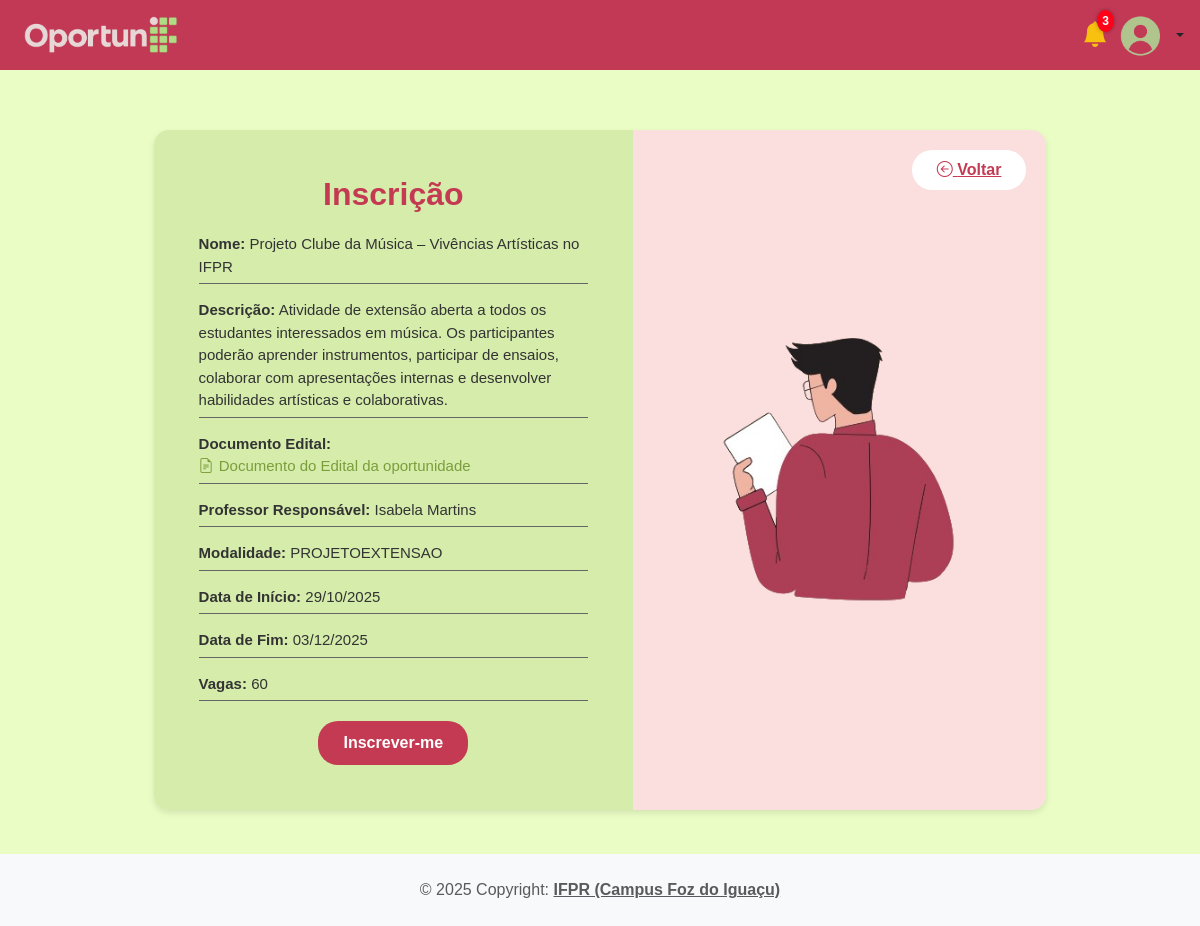
Screenshot of /app/controller/InscricaoController.php?action=view&idOport=38 (signed in) with the database file from the repository.
### tables this page shows
CREATE TABLE `oportunidades` (
  `idOportunidades` int(11) NOT NULL,
  `titulo` longtext DEFAULT NULL,
  `descricao` longtext DEFAULT NULL,
  `tipoOportunidade` enum('ESTAGIO','PROJETOEXTENSAO','PROJETOPESQUISA') NOT NULL,
  `dataInicio` date NOT NULL,
  `dataFim` date NOT NULL,
  `documentoAnexo` varchar(100) DEFAULT NULL,
  `vaga` int(11) NOT NULL,
  `documentoEdital` varchar(255) DEFAULT NULL,
  `idProfessor` int(11) NOT NULL DEFAULT 38
);

CREATE TABLE `usuarios` (
  `idUsuarios` int(11) NOT NULL,
  `nomeCompleto` varchar(45) NOT NULL,
  `email` varchar(45) NOT NULL,
  `cpf` varchar(20) NOT NULL,
  `senha` varchar(255) NOT NULL,
  `tipoUsuario` enum('ALUNO','PROFESSOR','ADMIN') NOT NULL,
  `matricula` varchar(45) DEFAULT NULL,
  `idCursos` int(11) DEFAULT NULL,
  `fotoPerfil` varchar(255) DEFAULT NULL
);

### app/controller/InscricaoController.php (called while the page is built, shortened)
<?php
require_once(__DIR__ . "/../dao/OportunidadeDAO.php");
class InscricaoController extends Controller
{
    private OportunidadeDAO $oportunidadeDao;
    public function __construct()
    {
        $this->oportunidadeDao = new OportunidadeDAO();
        $this->handleAction();
    }
    public function view(string $msgErro = "", string $msgSucesso = "")
    {
        $oportunidade = $this->findOportunidadeById();
        $dados["oportunidade"] = $oportunidade;
        $this->loadView("inscricao/oportunidade_inscricao.php", $dados, $msgErro, $msgSucesso);
    }
    private function findOportunidadeById()
    {
        $id = 0;
        if (isset($_GET["idOport"]))
            $id = $_GET["idOport"];
        return $this->oportunidadeDao->findById($id);
    }
}
new InscricaoController();

### app/model/Oportunidade.php (called while the page is built, shortened)
<?php
require_once(__DIR__ . "/Usuario.php");
class Oportunidade
{
    private ?int $id;
    private ?string $titulo;
    private ?string $descricao;
    private ?string $documentoEdital = null;
    private ?string $tipoOportunidade;
    private ?string $dataInicio;
    private ?string $dataFim;
    private ?Usuario $professor = null;
    private ?int $vaga;
    public function __construct()
    {
        $this->id = 0;
        $this->titulo = "";
        $this->descricao = "";
        $this->tipoOportunidade = "";
        $this->dataInicio = "";
        $this->dataFim = "";
        $this->vaga = null;
    }
    public function getId(): ?int
    {
        return $this->id;
    }
    public function setId(?int $id): self
    {
        $this->id = $id;
        return $this;
    }
    public function getTitulo(): ?string
    {
        return $this->titulo;
    }
    public function setTitulo(?string $titulo): self
    {
        $this->titulo = $titulo;
        return $this;
    }
    public function getDescricao(): ?string
    {
        return $this->descricao;
    }
    public function setDescricao(?string $descricao): self
    {
        $this->descricao = $descricao;
        return $this;
    }
    public function getDocumentoEdital(): ?string
    {
        return $this->documentoEdital;
    }
    public function setDocumentoEdital(?string $documentoEdital): void
    {
        $this->documentoEdital = $documentoEdital;
    }
    public function getTipoOportunidade(): ?string
    {
        return $this->tipoOportunidade;
    }
    public function setTipoOportunidade(?string $tipoOportunidade): self
    {
        $this->tipoOportunidade = $tipoOportunidade;
        return $this;
    }
    public function getDataInicio(): ?string
    {
        return $this->dataInicio;
    }
    public function setDataInicio(?string $dataInicio): self
    {
        $this->dataInicio = $dataInicio;
        return $this;
    }
    public function getDataFim(): ?string
    {
        return $this->dataFim;
    }
    public function setDataFim(?string $dataFim): self
    {
        $this->dataFim = $dataFim;
        return $this;
    }
    public function getVaga(): ?int
    {
        return $this->vaga;
    }
    public function setVaga(?int $vaga): void
    {
        $this->vaga = $vaga;
    }
    public function getProfessor(): ?Usuario
    {
        return $this->professor;
    }
    public function setProfessor(?Usuario $professor): self
    {
        $this->professor = $professor;
        return $this;
    }
}

### app/dao/OportunidadeDAO.php (called while the page is built, shortened)
<?php
include_once(__DIR__ . "/../model/Oportunidade.php");
class OportunidadeDAO
{
    public function findById(int $id)
    {
        $conn = Connection::getConn();
        $sql = "SELECT o.*, u.nomeCompleto, u.tipoUsuario FROM oportunidades o
                JOIN usuarios u ON (u.idUsuarios = o.idProfessor)
                WHERE o.idOportunidades = ?";
        $stm = $conn->prepare($sql);
        $stm->execute([$id]);
        $result = $stm->fetchAll();
        $oportunidades = $this->mapOportunidades($result);
        if (count($oportunidades) == 1)
            return $oportunidades[0];
        elseif (count($oportunidades) == 0)
            return null;
        die("OportunidadeDAO.findById() - Erro: mais de uma oportunidade encontrada.");
    }
    private function mapOportunidades($result)
    {
        $oportunidades = array();
        foreach ($result as $reg) {
            $oportunidade = new Oportunidade();
            $oportunidade->setId($reg['idOportunidades']);
            $oportunidade->setTitulo($reg['titulo']);
            $oportunidade->setDescricao($reg['descricao']);
            $oportunidade->setDocumentoEdital($reg['documentoEdital']);
            $oportunidade->setTipoOportunidade($reg['tipoOportunidade']);
            $oportunidade->setDataInicio($reg['dataInicio']);
            $oportunidade->setDataFim($reg['dataFim']);
            $oportunidade->setDocumentoAnexo($reg['documentoAnexo']);
            $oportunidade->setVaga($reg['vaga']);
            $professor = new Usuario();
            $professor->setId($reg['idProfessor']);
            $professor->setNomeCompleto($reg['nomeCompleto']);
            $professor->setTipoUsuario($reg['tipoUsuario']);
            $oportunidade->setProfessor($professor);
            $cursoDao = new CursoDAO();
            $oportunidade->setCursos($cursoDao->getCursosByOportunidade($reg['idOportunidades']));
            $oportunidades[] = $oportunidade;
        }
        return $oportunidades;
    }
}

### app/model/Usuario.php (called while the page is built, shortened)
<?php
class Usuario
{
    private ?string $nomeCompleto;
    public function getNomeCompleto(): ?string
    {
        return $this->nomeCompleto;
    }
    public function setNomeCompleto(?string $nomeCompleto): self
    {
        $this->nomeCompleto = $nomeCompleto;
        return $this;
    }
}

### app/view/inscricao/oportunidade_inscricao.php (the view, shortened to what this page needs)
<?php
$voltarUrl = $_SERVER['HTTP_REFERER'] ?? (BASEURL . "/controller/HomeController.php?action=homeAluno");
require_once(__DIR__ . "/../include/header.php");
require_once(__DIR__ . "/../include/menu.php");
?>
<link rel="stylesheet" href="<?= BASEURL ?>/view/css/oportunidade_inscricao.css">
<div class="container my-4">
    <div class="row inscricao-container">
        <div class="col-md-5 inscricao-info">
            <h2>Inscrição</h2>
            <p><strong>Nome:</strong> <?= htmlspecialchars($dados['oportunidade']->getTitulo()) ?></p>
            <p><strong>Descrição:</strong> <?= nl2br(strip_tags($dados['oportunidade']->getDescricao())) ?></p>
            <?php if (!empty($dados['oportunidade']->getDocumentoEdital())): ?>
                <?php $doc = basename($dados['oportunidade']->getDocumentoEdital()); ?>
                <p>
                    <strong>Documento Edital:</strong><br>
                    <a href="<?= BASEURL ?>/../uploads/<?= htmlspecialchars($doc) ?>"
                        target="_blank"
                        class="link-doc">
                        <i class="bi bi-file-earmark-text"></i>
                        Documento do Edital da oportunidade
                    </a>
                </p>
            <?php endif; ?>
            <p><strong>Professor Responsável:</strong>
                <?= htmlspecialchars($dados['oportunidade']->getProfessor() ? $dados['oportunidade']->getProfessor()->getNomeCompleto() : "Não definido") ?>
            </p>
            <p><strong>Modalidade:</strong> <?= htmlspecialchars($dados['oportunidade']->getTipoOportunidade()) ?></p>
            <p><strong>Data de Início:</strong> <?= date('d/m/Y', strtotime($dados['oportunidade']->getDataInicio())) ?></p>
            <p><strong>Data de Fim:</strong> <?= date('d/m/Y', strtotime($dados['oportunidade']->getDataFim())) ?></p>
            <p><strong>Vagas:</strong> <?= htmlspecialchars($dados['oportunidade']->getVaga()) ?></p>
            <?php if ($dados['oportunidade']->getTipoOportunidade() !== 'ESTAGIO'): ?>
                <form action="<?= BASEURL ?>/controller/InscricaoController.php?action=inscrever&idOport=<?= $dados['oportunidade']->getId() ?>" method="post" enctype="multipart/form-data">
                    <button type="submit" class="btn-inscrever">Inscrever-me</button>
                </form>
            <?php endif; ?>
        </div>
        <div class="col-md-5 inscricao-figura">
            <a href="<?= htmlspecialchars($voltarUrl) ?>" class="btn-voltar">
                <i class="bi bi-arrow-left-circle"></i> Voltar
            </a>
            <img src="<?= BASEURL ?>/view/img/inscricao.png" alt="Figura inscrição">
        </div>
    </div>
</div>
<?php
require_once(__DIR__ . "/../include/footer.php");
?>

### app/view/css/menu.css (style rules this page uses)
* { margin: 0; padding: 0; box-sizing: border-box; }

### app/view/css/oportunidade_inscricao.css (style rules this page uses)
body { background-color: #eafdc5; font-family: Arial, sans-serif; }
.inscricao-container { border-radius: 15px; overflow: hidden; box-shadow: 0 3px 6px rgba(0, 0, 0, 0.1); display: flex; min-height: 500px; width: 80%; margin: 20px auto; }
.inscricao-info { background: #d5ecab; padding: 45px; flex: 2; }
.inscricao-info h2 { text-align: center; color: #c33a52; font-weight: bold; margin-bottom: 20px; }
.inscricao-info p { margin: 15px 0; border-bottom: 1px solid #666; padding-bottom: 5px; font-size: 15px; color: #333; }
.btn-inscrever { display: block; margin: 20px auto 0; background: #c33a52; color: white; border: none; padding: 10px 25px; border-radius: 20px; cursor: pointer; font-weight: bold; transition: 0.3s; }
.inscricao-figura { background: #fbdede; position: relative; text-align: center; display: flex; align-items: center; justify-content: center; flex: 2; }
.inscricao-figura img { max-width: 70%; }
.btn-voltar { position: absolute; top: 20px; right: 20px; background: white; color: #c33a52; border: none; padding: 8px 25px; border-radius: 20px; font-weight: bold; cursor: pointer; transition: 0.3s; }
.link-doc { color: #7b9e3a; text-decoration: none; font-weight: 500; }
.link-doc i { margin-right: 1px; }

### app/view/include/footer.php (style rules this page uses)
body { min-height: 100vh; display: flex; flex-direction: column; margin: 0; }

### rows the page displays
oportunidades: titulo "Projeto Clube da Música – Vivências Artísticas no IFPR", descricao "Atividade de extensão aberta a todos os estudantes interessados em música. Os participantes poderão aprender instrumentos, participar de ensaios, colaborar com apresentações internas e desenvolver habilidades artísticas e colaborativas.", idProfessor.nomeCompleto "Isabela Martins", tipoOportunidade "PROJETOEXTENSAO", dataInicio "29/10/2025", dataFim "03/12/2025", vaga "60"

### other values shown
$notificacoes "3"
